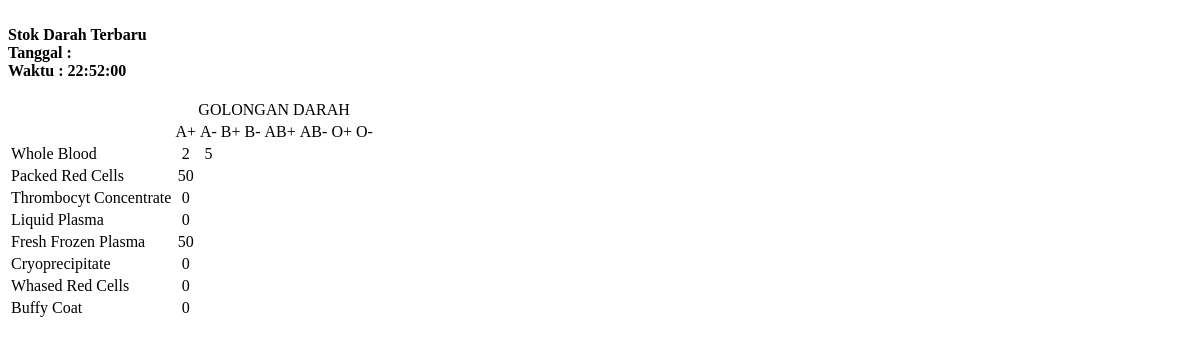
The page /beranda.php on the database as committed earlier.
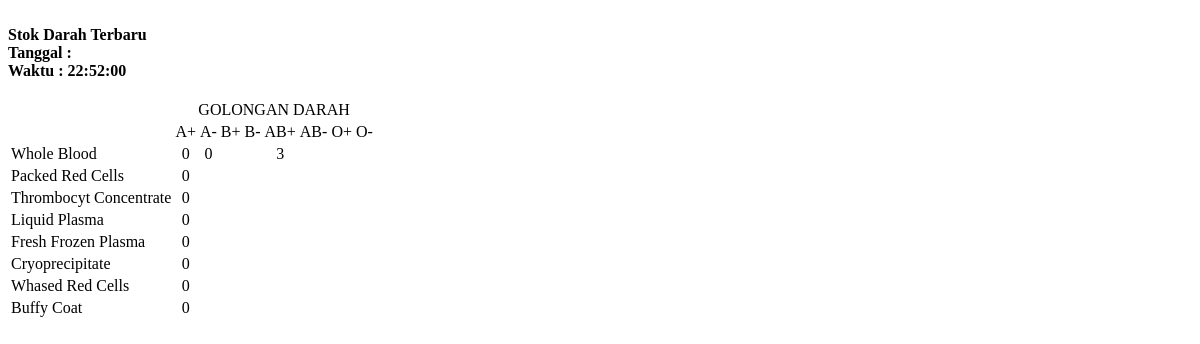
The same page on the database as committed later.
### tables this page shows
CREATE TABLE `gol_darah` (
  `ID_GOLONGAN_DARAH` smallint(6) NOT NULL,
  `GOLONGAN_DARAH` varchar(3) DEFAULT NULL,
  `JENIS_DARAH` varchar(30) DEFAULT NULL,
  `STOK_DARAH` smallint(6) DEFAULT NULL
);

### query_stok_darah_beranda.php (the view)
<?php
$query = "select * from gol_darah where golongan_darah='$gol_darah' and jenis_darah='$jenis_darah'";
$result = mysqli_query( $link, $query );
$data = mysqli_fetch_array( $result );
echo "<center>".$data[ 'STOK_DARAH' ]."</center>";
?>

Rows that differ between the two databases and show on the page:
changed gol_darah (number 1 of 10 on the later page): STOK_DARAH "2" → "0"
changed gol_darah (number 2 of 10 on the later page): STOK_DARAH "5" → "0"
added gol_darah: STOK_DARAH "3"
changed gol_darah (number 4 of 10 on the later page): STOK_DARAH "50" → "0"
changed gol_darah (number 7 of 10 on the later page): STOK_DARAH "50" → "0"
